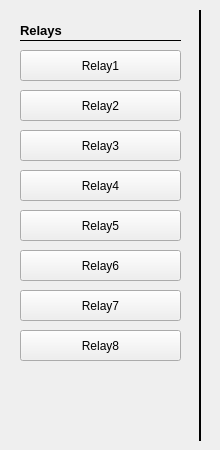
   <widget class="QWidget" name="Relay">
    <attribute name="title">
     <string>Relay</string>
    </attribute>
    <widget class="Line" name="line_31">
     <property name="geometry">
      <rect>
       <x>20</x>
       <y>40</y>
       <width>161</width>
       <height>1</height>
      </rect>
     </property>
     <property name="frameShadow">
      <enum>QFrame::Plain</enum>
     </property>
     <property name="orientation">
      <enum>Qt::Horizontal</enum>
     </property>
    </widget>
    <widget class="QPushButton" name="btn_relay1">
     <property name="geometry">
      <rect>
       <x>20</x>
       <y>50</y>
       <width>161</width>
       <height>31</height>
      </rect>
     </property>
     <property name="toolTip">
      <string>&lt;html&gt;&lt;head/&gt;&lt;body&gt;&lt;p&gt;Starts for Relay the defined function (Switch or Pulse)&lt;/p&gt;&lt;/body&gt;&lt;/html&gt;</string>
     </property>
     <property name="text">
      <string>Relay1</string>
     </property>
    </widget>
    <widget class="QPushButton" name="btn_relay3">
     <property name="geometry">
      <rect>
       <x>20</x>
       <y>130</y>
       <width>161</width>
       <height>31</height>
      </rect>
     </property>
     <property name="toolTip">
      <string>&lt;html&gt;&lt;head/&gt;&lt;body&gt;&lt;p&gt;Starts for Relay the defined function (Switch or Pulse)&lt;/p&gt;&lt;/body&gt;&lt;/html&gt;</string>
     </property>
     <property name="text">
      <string>Relay3</string>
     </property>
    </widget>
    <widget class="QPushButton" name="btn_relay2">
     <property name="geometry">
      <rect>
       <x>20</x>
       <y>90</y>
       <width>161</width>
       <height>31</height>
      </rect>
     </property>
     <property name="toolTip">
      <string>&lt;html&gt;&lt;head/&gt;&lt;body&gt;&lt;p&gt;Starts for Relay the defined function (Switch or Pulse)&lt;/p&gt;&lt;/body&gt;&lt;/html&gt;</string>
     </property>
     <property name="text">
      <string>Relay2</string>
     </property>
    </widget>
    <widget class="QLabel" name="label_96">
     <property name="geometry">
      <rect>
       <x>20</x>
       <y>20</y>
       <width>161</width>
       <height>21</height>
      </rect>
     </property>
     <property name="font">
      <font>
       <pointsize>10</pointsize>
       <weight>75</weight>
       <bold>true</bold>
      </font>
     </property>
     <property name="text">
      <string>Relays</string>
     </property>
    </widget>
    <widget class="QPushButton" name="btn_relay4">
     <property name="geometry">
      <rect>
       <x>20</x>
       <y>170</y>
       <width>161</width>
       <height>31</height>
      </rect>
     </property>
     <property name="toolTip">
      <string>&lt;html&gt;&lt;head/&gt;&lt;body&gt;&lt;p&gt;Starts for Relay the defined function (Switch or Pulse)&lt;/p&gt;&lt;/body&gt;&lt;/html&gt;</string>
     </property>
     <property name="text">
      <string>Relay4</string>
     </property>
    </widget>
    <widget class="QPushButton" name="btn_relay5">
     <property name="geometry">
      <rect>
       <x>20</x>
       <y>210</y>
       <width>161</width>
       <height>31</height>
      </rect>
     </property>
     <property name="toolTip">
      <string>&lt;html&gt;&lt;head/&gt;&lt;body&gt;&lt;p&gt;Starts for Relay the defined function (Switch or Pulse)&lt;/p&gt;&lt;/body&gt;&lt;/html&gt;</string>
     </property>
     <property name="text">
      <string>Relay5</string>
     </property>
    </widget>
    <widget class="QPushButton" name="btn_relay6">
     <property name="geometry">
      <rect>
       <x>20</x>
       <y>250</y>
       <width>161</width>
       <height>31</height>
      </rect>
     </property>
     <property name="toolTip">
      <string>&lt;html&gt;&lt;head/&gt;&lt;body&gt;&lt;p&gt;Starts for Relay the defined function (Switch or Pulse)&lt;/p&gt;&lt;/body&gt;&lt;/html&gt;</string>
     </property>
     <property name="text">
      <string>Relay6</string>
     </property>
    </widget>
    <widget class="QPushButton" name="btn_relay7">
     <property name="geometry">
      <rect>
       <x>20</x>
       <y>290</y>
       <width>161</width>
       <height>31</height>
      </rect>
     </property>
     <property name="toolTip">
      <string>&lt;html&gt;&lt;head/&gt;&lt;body&gt;&lt;p&gt;Starts for Relay the defined function (Switch or Pulse)&lt;/p&gt;&lt;/body&gt;&lt;/html&gt;</string>
     </property>
     <property name="text">
      <string>Relay7</string>
     </property>
    </widget>
    <widget class="QPushButton" name="btn_relay8">
     <property name="geometry">
      <rect>
       <x>20</x>
       <y>330</y>
       <width>161</width>
       <height>31</height>
      </rect>
     </property>
     <property name="toolTip">
      <string>&lt;html&gt;&lt;head/&gt;&lt;body&gt;&lt;p&gt;Starts for Relay the defined function (Switch or Pulse)&lt;/p&gt;&lt;/body&gt;&lt;/html&gt;</string>
     </property>
     <property name="text">
      <string>Relay8</string>
     </property>
    </widget>
    <widget class="Line" name="line_59">
     <property name="geometry">
      <rect>
       <x>190</x>
       <y>10</y>
       <width>21</width>
       <height>431</height>
      </rect>
     </property>
     <property name="styleSheet">
      <string notr="true"/>
     </property>
     <property name="frameShadow">
      <enum>QFrame::Plain</enum>
     </property>
     <property name="lineWidth">
      <number>2</number>
     </property>
     <property name="orientation">
      <enum>Qt::Vertical</enum>
     </property>
    </widget>
   </widget>
